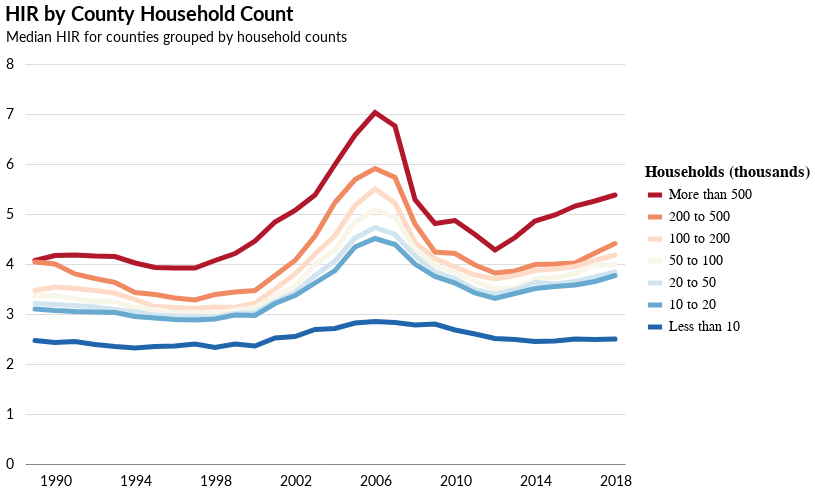

This figure's notebook cell:
### Code cell
hir_pop = alt.Chart(hhcount, title='HIR by County Household Count').mark_line(size=5, strokeCap='round').encode(
x=alt.X('Year:O', axis=alt.Axis(values=list(range(1990, 2019,4)))),
y=alt.Y('HIR', title='Median HIR for counties grouped by household counts'),
color=alt.Color('HH_Count', scale=alt.Scale(domain=list(hhcount.HH_Count.unique()), 
                                             range=['#b2182b','#ef8a62','#fddbc7','#f8f6e9','#d1e5f0','#67a9cf','#2166ac']), title='Households (thousands)')
).configure_legend(orient='none', legendX=620, legendY=100, titleFontSize=16, titleLimit=220, labelFontSize=14, symbolSize=200, symbolStrokeWidth=5)

hir_pop

### Figure 1 — Vega-Lite specification as saved in the notebook (floating-point values rounded to 4 significant figures; data arrays with more than 128 entries replaced by an {"elided": "..."} marker saying what was removed)
{"width": 600, "height": 400, "background": "white", "config": {"title": {"fontSize": 20, "anchor": "start", "font": "Lato", "offset": 5}, "axisX": {"grid": false, "labelFont": "Lato", "labelFontSize": 14, "labelAngle": 0, "labelPadding": 10, "ticks": false, "tickSize": 5, "title": null, "titleFont": "Lato", "titleFontSize": 14, "titleFontWeight": "light", "titleY": 30, "titleX": 280}, "axisY": {"grid": true, "gridOpacity": 1, "labelFont": "Lato", "labelFontSize": 14, "labelLimit": 100, "labelAlign": "left", "labelPadding": 20, "ticks": false, "title": null, "titleFont": "Lato", "titleFontWeight": "normal", "titleFontSize": 14, "titleAlign": "left", "titleAngle": 0, "titleY": -20, "titleX": -20, "domainWidth": 0}, "view": {"strokeOpacity": 0}, "legend": {"labelFontSize": 14, "legendX": 620, "legendY": 100, "orient": "none", "symbolSize": 200, "symbolStrokeWidth": 5, "titleFontSize": 16, "titleLimit": 220}}, "data": {"name": "data-60a474479d20d4b12a73591005e4f153"}, "mark": {"type": "line", "size": 5, "strokeCap": "round"}, "encoding": {"color": {"type": "nominal", "field": "HH_Count", "scale": {"domain": ["More than 500", "200 to 500", "100 to 200", "50 to 100", "20 to 50", "10 to 20", "Less than 10"], "range": ["#b2182b", "#ef8a62", "#fddbc7", "#f8f6e9", "#d1e5f0", "#67a9cf", "#2166ac"]}, "title": "Households (thousands)"}, "x": {"type": "ordinal", "axis": {"values": [1990, 1994, 1998, 2002, 2006, 2010, 2014, 2018]}, "field": "Year"}, "y": {"type": "quantitative", "field": "HIR", "title": "Median HIR for counties grouped by household counts"}}, "title": "HIR by County Household Count", "$schema": "https://vega.github.io/schema/vega-lite/v4.0.0.json", "datasets": {"data-60a474479d20d4b12a73591005e4f153": {"elided": "210 records"}}}
